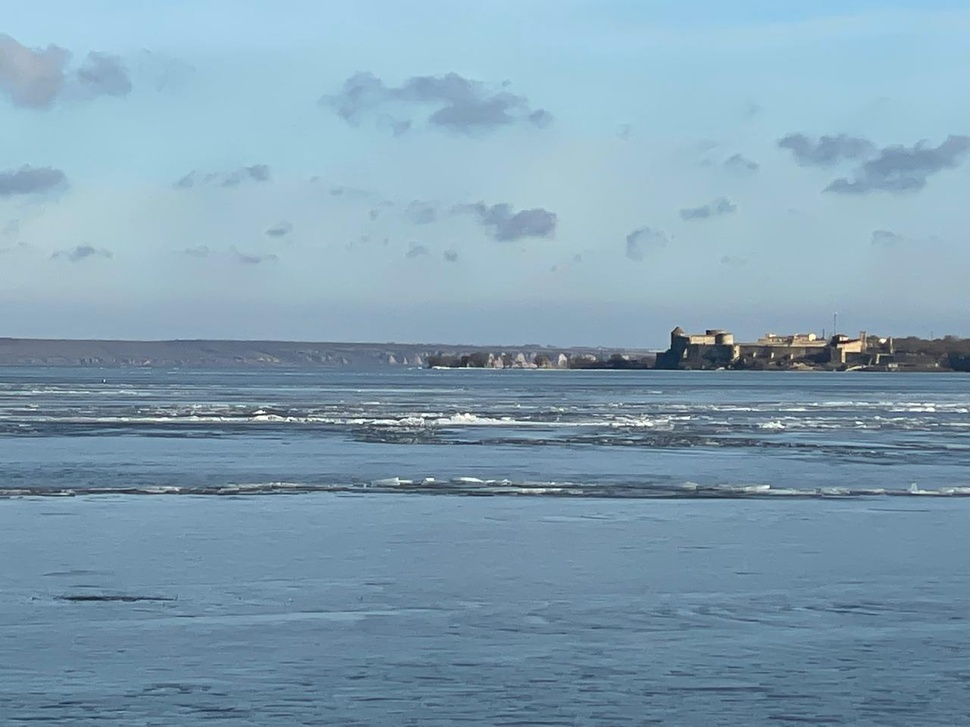
#> input picture image_processing/files/img1.jpeg, 970 x 727 px, shrunk from 1280 x 960 before the run, given in place of the camera
$ python 5_image_gradient.py
#> lines starting #> are read from the running program, lines starting #| are printed output that depends on the picture; after the words box and inside, x2 and y2 are one past the last pixel; in counts of white or black regions, pixels touching at a corner belong together
import cv2 as cv

cap = cv.VideoCapture(0)

while (1):
    # Take each frame
    _, frame = cap.read()
#> frame is the input picture: shape (727, 970, 3); mean B, G, R 178.9, 159.8, 129.5
    frame = cv.GaussianBlur(frame, (5,5), 0)

    frame = cv.cvtColor(frame, cv.COLOR_BGR2GRAY)
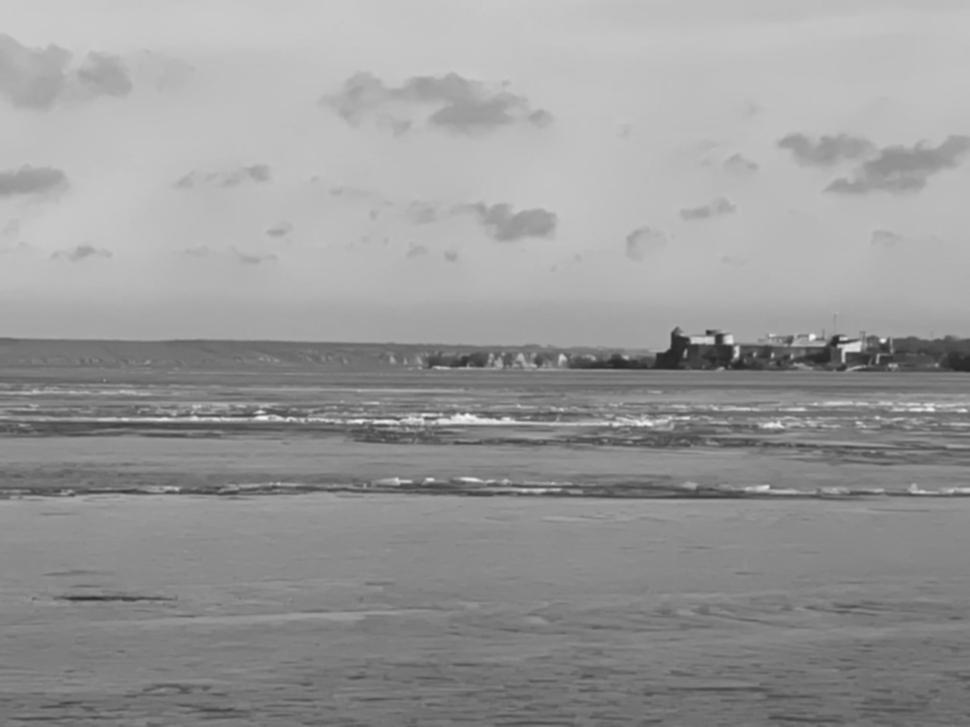
#> frame: shape (727, 970); min 38, max 247, mean 152.9

    laplacian = cv.Laplacian(frame, cv.CV_64F)
    sobelx = cv.Sobel(frame, cv.CV_64F, 1, 0, ksize=5)
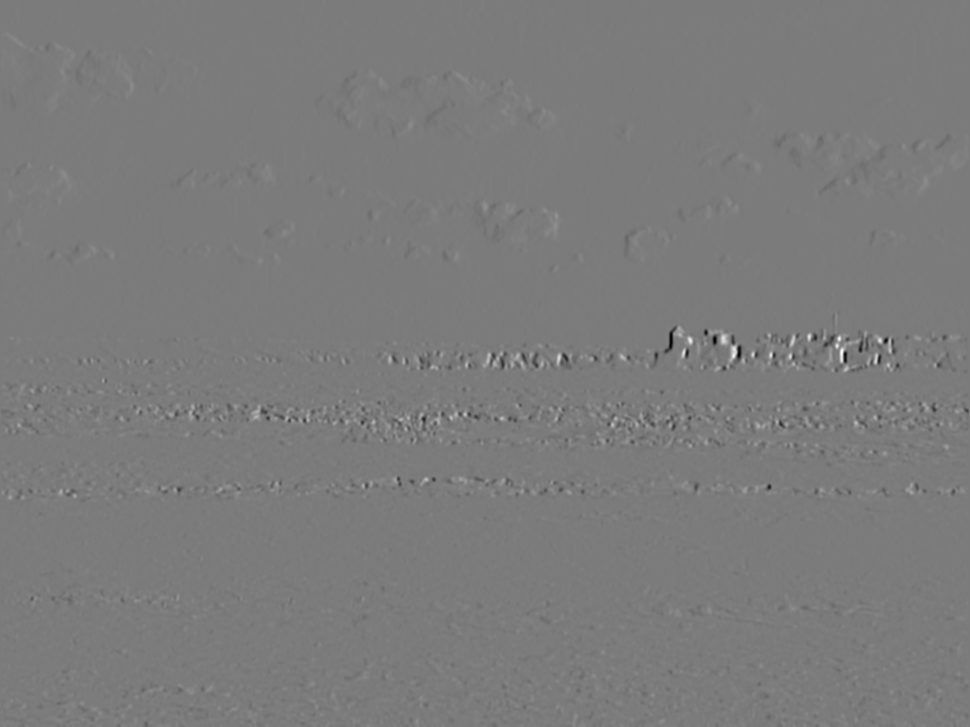
#> sobelx: shape (727, 970) float64; min -4822, max 5111, mean -0.6; drawn with min black and max white
    sobely = cv.Sobel(frame, cv.CV_64F, 0, 1, ksize=5)
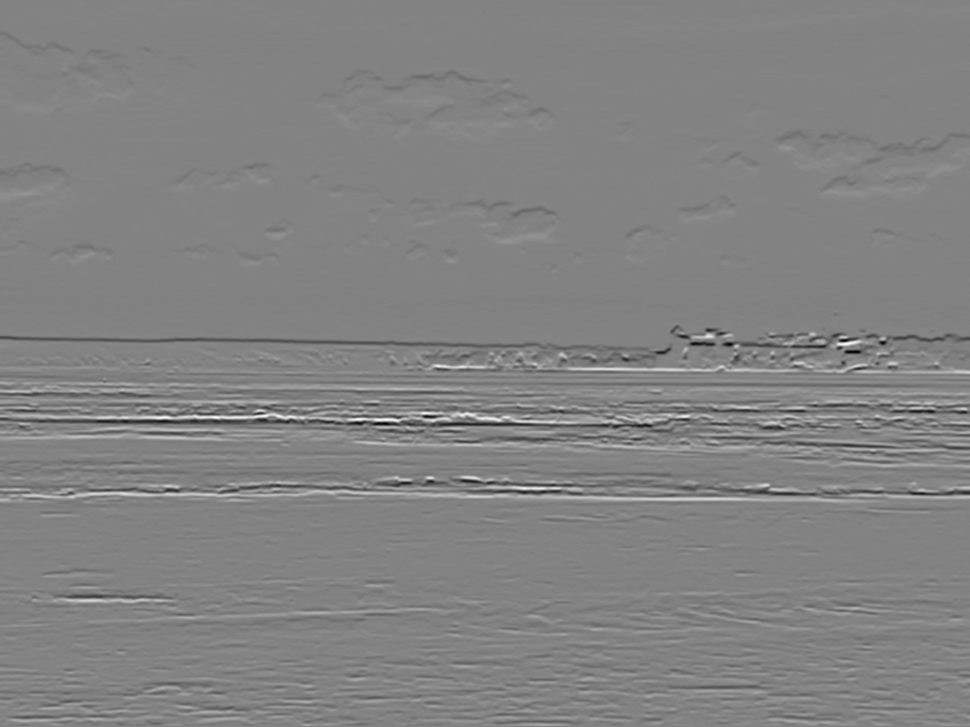
#> sobely: shape (727, 970) float64; min -5976, max 5661, mean -14.8; drawn with min black and max white

    cv.imshow('frame', frame)
    cv.imshow('laplacian', laplacian)
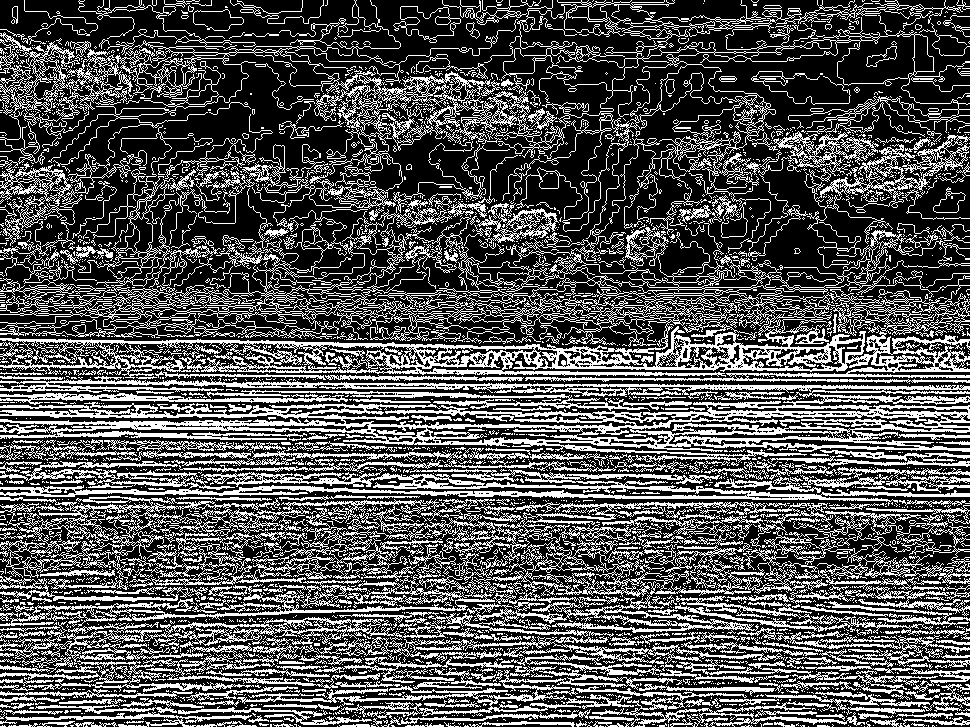
#> window 'laplacian': shape (727, 970); 33% white in thin lines or dots
    cv.imshow('sobelx', sobelx)
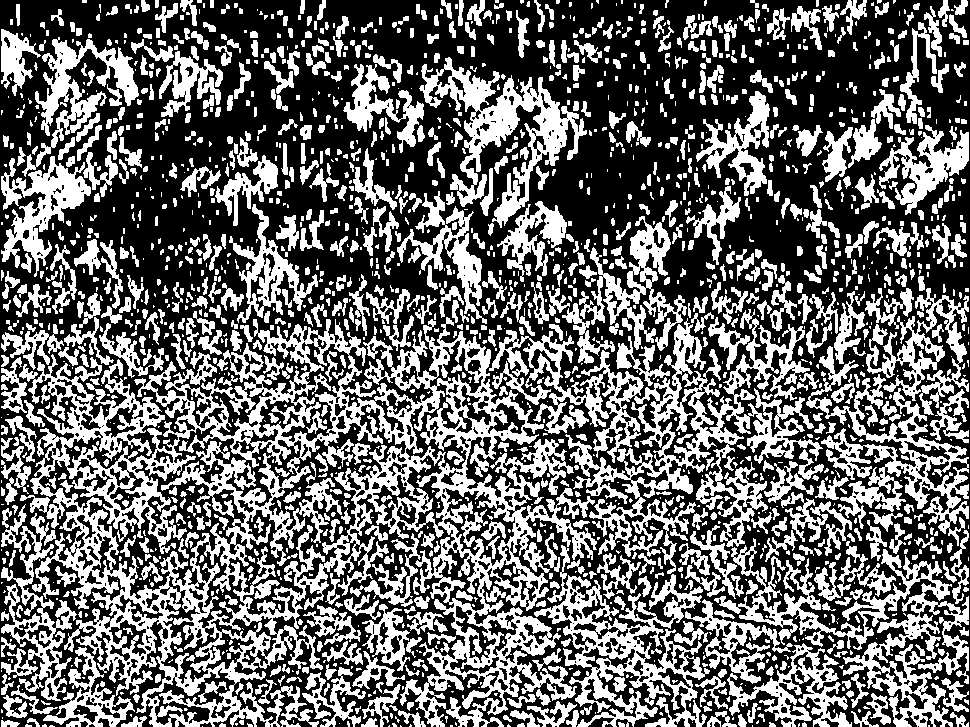
#> window 'sobelx': shape (727, 970); 41.3% white; 1963 white regions (948 under 20 px), largest, box (x1, y1, x2, y2) and area: (19, 317, 597, 727) 77430, (489, 309, 823, 574) 21698, (714, 538, 969, 727) 10844
    cv.imshow('sobely', sobely)
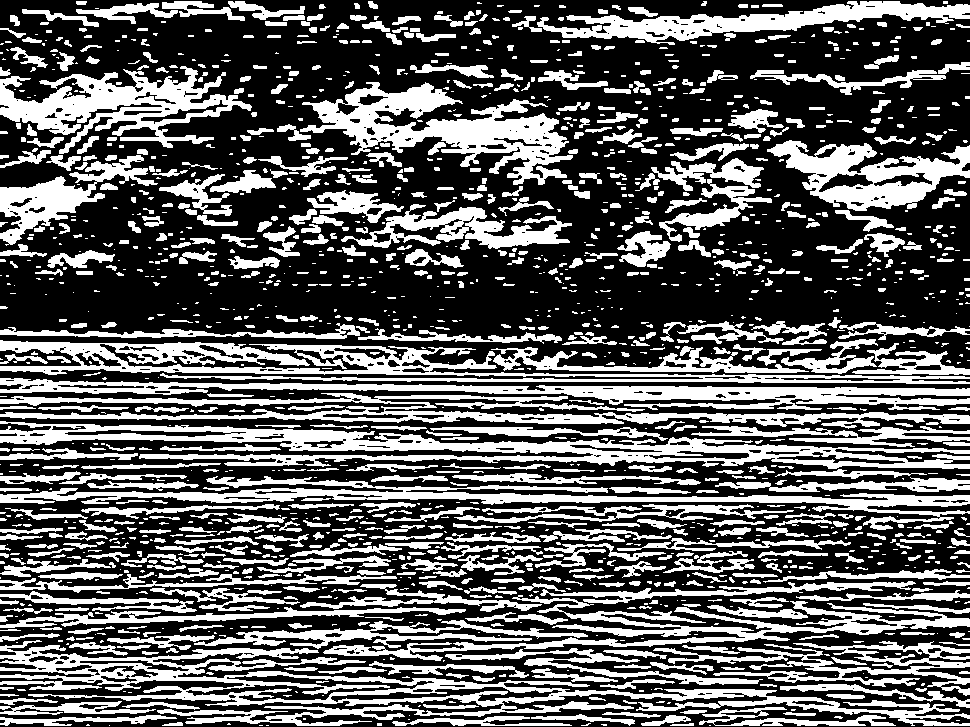
#> window 'sobely': shape (727, 970); 36.8% white; 1623 white regions (851 under 20 px), largest, box (x1, y1, x2, y2) and area: (0, 640, 970, 726) 18730, (0, 421, 970, 469) 15131, (0, 340, 970, 384) 12454
    k = cv.waitKey(5) & 0xFF
#> (key Esc is pressed here)
    if k == 27:
        break

cv.destroyAllWindows()

$ run again, on image_processing/files/img2.jpeg
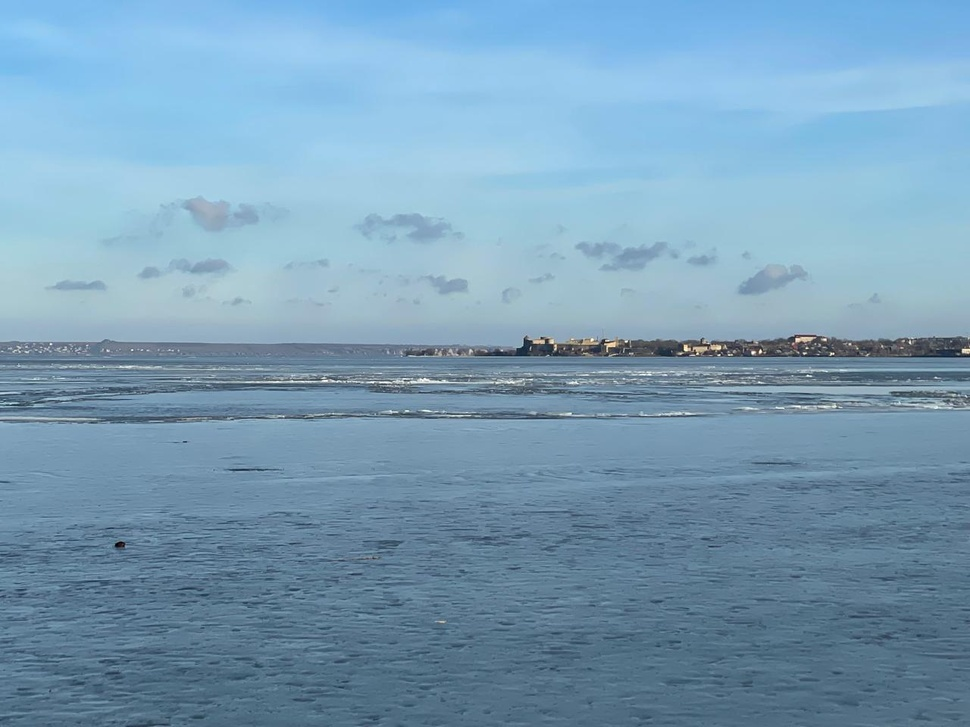
#> input picture image_processing/files/img2.jpeg, 970 x 727 px, shrunk from 1280 x 960 before the run, given in place of the camera
#> frame is the input picture: shape (727, 970, 3); mean B, G, R 182.3, 157.5, 121.3
#> `cv.imshow('laplacian', laplacian)`:
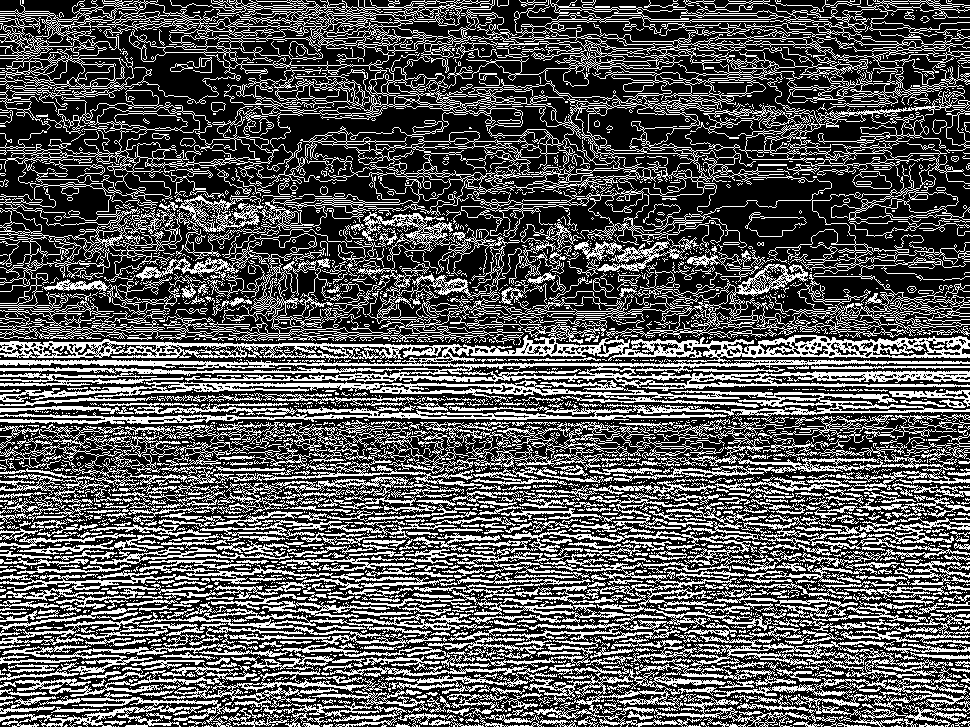
#> window 'laplacian': shape (727, 970); 34.2% white in thin lines or dots
#> `cv.imshow('sobely', sobely)`:
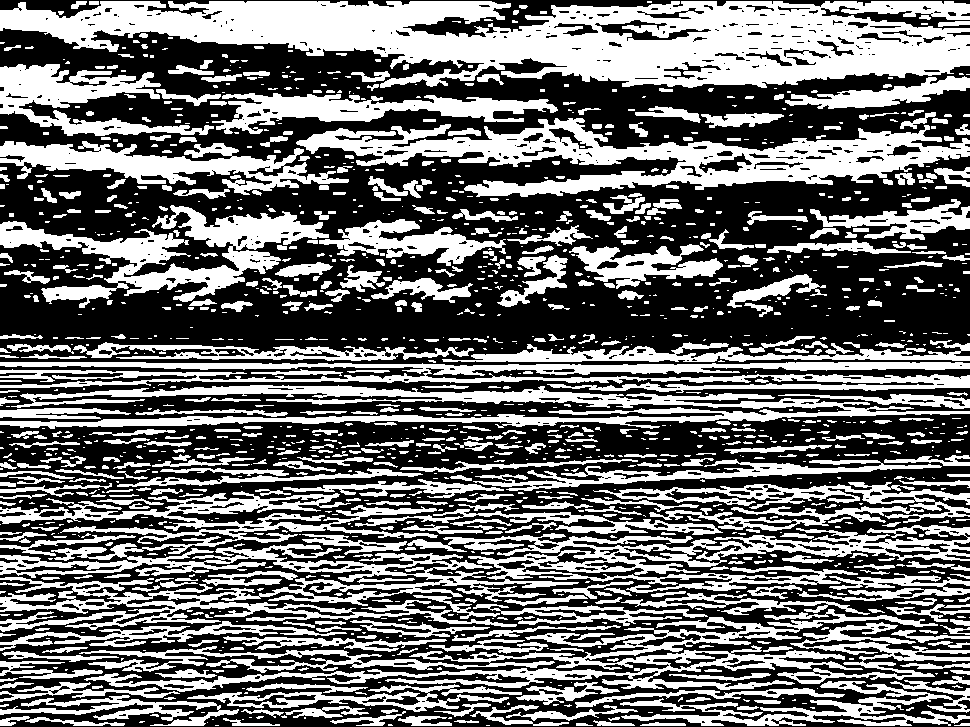
#> window 'sobely': shape (727, 970); 43.3% white; 1434 white regions (820 under 20 px), largest, box (x1, y1, x2, y2) and area: (0, 1, 970, 88) 50283, (0, 491, 970, 632) 35701, (296, 118, 970, 197) 19771

$ run again, on image_processing/files/img_2.png
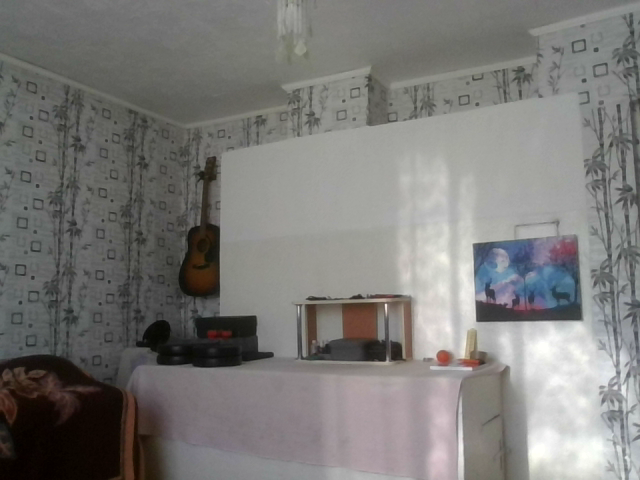
#> input picture image_processing/files/img_2.png, 640 x 480 px, given in place of the camera
#> frame is the input picture: shape (480, 640, 3); mean B, G, R 119.5, 121.9, 123.1
#> `cv.imshow('laplacian', laplacian)`:
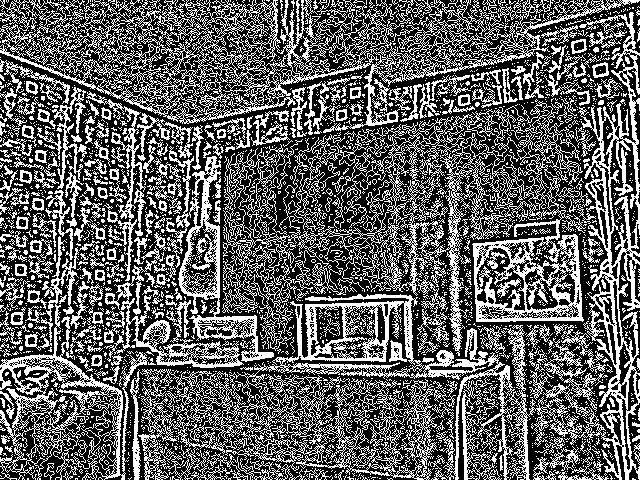
#> window 'laplacian': shape (480, 640); 37.6% white in thin lines or dots
#> `cv.imshow('sobely', sobely)`:
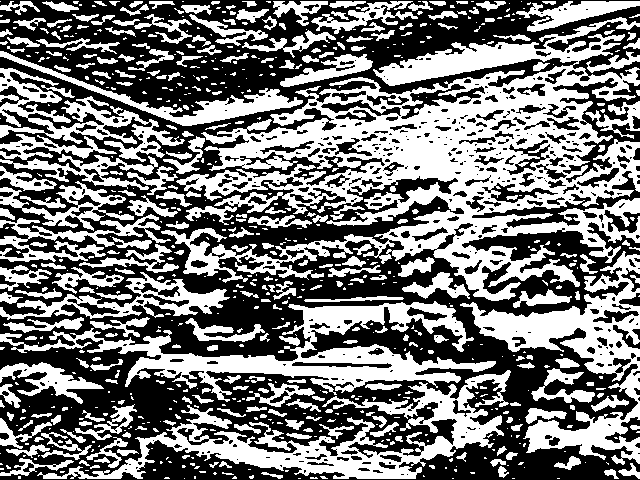
#> window 'sobely': shape (480, 640); 46.8% white; 712 white regions (425 under 20 px), largest, box (x1, y1, x2, y2) and area: (161, 17, 640, 301) 50395, (0, 301, 496, 402) 12621, (37, 370, 511, 479) 12075
